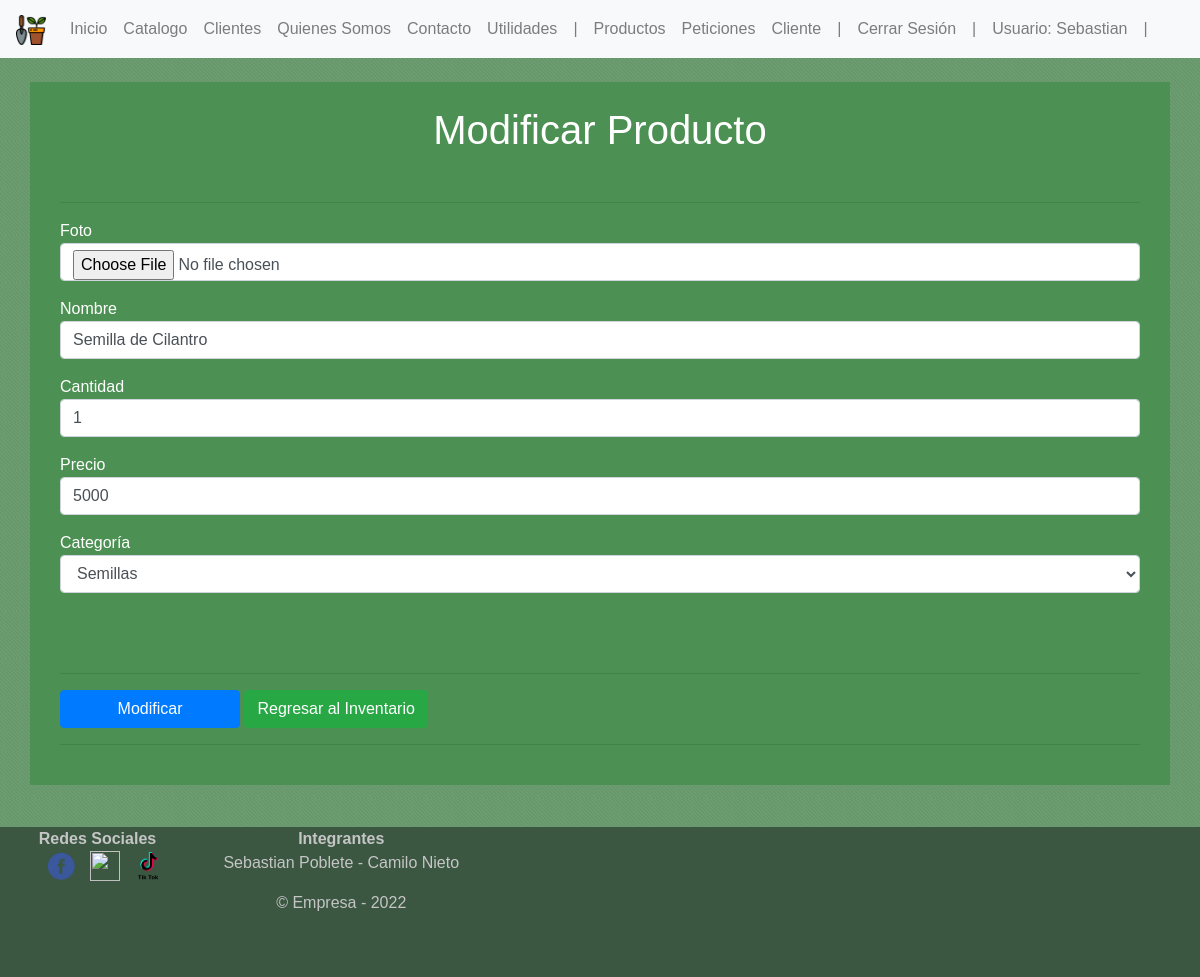
Page /inventario_modificar/Semilla de Cilantro (signed in) on the committed database.
### Jardineria/models.py (models this page shows, shortened)
class Producto (models.Model):
    foto = models.ImageField(upload_to="Producto", null=True, blank=True)
    nombre = models.CharField(max_length=40 ,primary_key=True, verbose_name='Nombre')
    cantidad = models.IntegerField(verbose_name='Cantidad Disponible')
    precio = models.IntegerField(verbose_name='Precio')
    categoria = models.ForeignKey(Categoria, on_delete=models.CASCADE)

### Jardineria/views.py (the view)
def inventario_modificar(request, id):
    producto = Producto.objects.get(nombre=id)
    datos = {
        'form': ProductoForm(instance = producto)
    }
    if request.method=='POST':
        formulario = ProductoForm(data=request.POST, instance = producto , files=request.FILES)
        if formulario.is_valid():
            formulario.save()
            return redirect('inventario')
    return render(request, 'inventario_modificar.html', datos)

### Jardineria/models.py (called while the page is built)
    def __str__(self):
        return self.nombreCategoria

### Jardineria/templates/Inventario_modificar.html (shortened to what this page needs)
<!DOCTYPE html>
<html lang="en">
<head>
    {% load static %}
    <link rel="stylesheet" href="{% static 'css/Estilos.css' %}">
    <link href="{% static 'css/bootstrap.min.css' %}" type="text/css" rel="stylesheet">
    <link rel="stylesheet" href="https://cdn.jsdelivr.net/npm/bootstrap@4.6.1/dist/css/bootstrap.min.css">
</head>
<body>
    <body background="{% static 'img/Imagenes/Color1.png'%}">
    <nav class="navbar navbar-expand-sm navbar-light bg-light">
    {% load static %}
    <a class="navbar-brand" href="#">
        <img src="{% static 'img/Logotipos/Logo.png'%}" width="30" height="30" alt="">
    </a>
    <div class="collapse navbar-collapse" id="opciones">
        <ul class="navbar-nav">
            <li class="nav-item">
                <a class="nav-link" href="{% url 'inicio' %}" onmouseover="style.color = 'green'" onmouseout="style.color= 'grey'">Inicio </a>
            </li>
            <li class="nav-item">
                <a class="nav-link" href="{% url 'catalogo' %}" onmouseover="style.color = 'green'" onmouseout="style.color= 'grey'">Catalogo</a>
            </li>
            <li class="nav-item">
                <a class="nav-link" href="{% url 'galeria_cliente' %}" onmouseover="style.color = 'green'" onmouseout="style.color= 'grey'">Clientes</a>
            </li>
            <li class="nav-item">
                <a class="nav-link" href="{% url 'somos' %}" onmouseover="style.color = 'green'" onmouseout="style.color= 'grey'">Quienes Somos</a>
            </li>
            <li class="nav-item">
                <a class="nav-link" href="{% url 'contacto' %}" onmouseover="style.color = 'green'" onmouseout="style.color= 'grey'">Contacto</a>
            </li>
            <li class="nav-item">
                <a class="nav-link" href="{% url 'utilidades' %}" onmouseover="style.color = 'green'" onmouseout="style.color= 'grey'">Utilidades</a>
            </li>
            {% if user.is_authenticated %}
            <li class="nav-item">
                <a class="nav-link" href="#" onmouseover="style.color = 'green'" onmouseout="style.color= 'grey'">|</a>
            </li>
            <li class="nav-item">
                <a class="nav-link" href="{% url 'inventario' %}" onmouseover="style.color = 'green'" onmouseout="style.color= 'grey'">Productos</a>
            <li class="nav-item">
                <a class="nav-link" href="{% url 'peticiones_contacto' %}" onmouseover="style.color = 'green'" onmouseout="style.color= 'grey'">Peticiones</a>
            </li>
            <li class="nav-item">
                <a class="nav-link" href="{% url 'cliente' %}" onmouseover="style.color = 'green'" onmouseout="style.color= 'grey'">Cliente</a>
            </li>
            <li class="nav-item">
                <a class="nav-link" href="#" onmouseover="style.color = 'green'" onmouseout="style.color= 'grey'">|</a>
            </li>
            <a class="nav-link" href="{% url 'logout' %}" onmouseover="style.color = 'green'" onmouseout="style.color= 'grey'">Cerrar Sesión</a>
            <li class="nav-item">
                <a class="nav-link" href="#" onmouseover="style.color = 'green'" onmouseout="style.color= 'grey'">|</a>
            </li>
            <li class="nav-item">
                <a class="nav-link" href="#" onmouseover="style.color = 'green'" onmouseout="style.color= 'grey'">Usuario: {{user.username}}</a>
            </li>
            {% else %}
            <li class="nav-item">
                <a class="nav-link" href="#" onmouseover="style.color = 'green'" onmouseout="style.color= 'grey'">|</a>
            </li>
            <a class="nav-link" href="{% url 'login' %}" onmouseover="style.color = 'green'" onmouseout="style.color= 'grey'">Iniciar Sesión</a>
            {% endif %}
            <li class="nav-item">
                <a class="nav-link" href="#" onmouseover="style.color = 'green'" onmouseout="style.color= 'grey'">|</a>
            </li>
        </ul>
    </div>
    </nav>
    <br>
<div class="container ColorContacto2" >
    <div style="overflow-x:auto;" class="container">
        {% if user.is_authenticated  %}
        <br>
        <h1 class="colorRG">Modificar Producto</h1>
        <br>
        <hr>
        <div class="cajacontacto">
            <form method="POST" action="#" id="formulario" enctype="multipart/form-data">
                <div class="form-group">
                    {{ form.foto.label }}
                    {{ form.foto }}
                </div>
                <div class="form-group">
                    {{ form.nombre.label }}
                    {{ form.nombre }}
                </div>
                <div class="form-group">
                    {{ form.cantidad.label }}
                    {{ form.cantidad }}
                </div>
                <div class="form-group">
                    {{ form.precio.label }}
                    {{ form.precio }}
                </div>
                <div class="form-group">
                    {{ form.categoria.label }}
                    {{ form.categoria }}
                </div>
                <br>
                <br>
                <hr>
                <input type="submit" class="btn btn-primary" value="Modificar">
                <a href="{% url 'inventario' %}" class="btn btn-success">Regresar al Inventario</a>
                <hr>
                <br>
            </form>
            {% else %}
            <br>
            <h3 style="color: rgb(255, 255, 255); text-align: center;">No Tienes Permisos!</h3>
            <h3 style="color: rgb(255, 255, 255); text-align: center;">Inicia Sesión</h3>
            <br>
            {%endif%}
        </div>
    </div>
</div>
    <br>
    <br>
    <br>
    <br>
    <br>
    <br>
    <br>
    <br>
  <footer>
    <div class="row col-12">
        <div class="col-lg-2">
          <strong> Redes Sociales</strong>
            <div class="center-block">
              <a href="#"><img  src="{% static 'img/Logotipos/Facebook.png'%}"  alt="" width="30px" height="30px" style=" margin-left: 15px;">  </a>
              <a href="#"><img  src="{% static 'img/Logotipos/Instagram.png'%}" alt="" width="30px" height="30px" style=" margin-left: 10px;">  </a>
              <a href="#"><img  src="{% static 'img/Logotipos/TikTok.png'%}"    alt="" width="30px" height="30px" style=" margin-left: 10px;">  </a>
            </div>
        </div>
            <div class="col-lg-3">
                <strong>Integrantes</strong>
                <P>Sebastian Poblete - Camilo Nieto </P>
                <p>&copy; Empresa - 2022</p>
            </div>
        </div>
  </footer>
</body>
</html>

### Jardineria/static/css/estilos.css (style rules this page uses)
html { min-height: 100%; position: relative; }
body { margin: 0; margin-bottom: 40px; }
footer { background-color: #3b5742; position: absolute; height: 150px; bottom: 0; width: 100%; margin-top: 5px; color: #c5c5c5; text-align: center; }
.ColorContacto2 { background-color: #4c9153; color: rgb(255, 255, 255); }
.colorRG { color: white; text-align: center; }
input { width: 180px; margin-bottom: 5px; }

### Jardineria/templates/Inventario_modificar.html (style rules this page uses)
body { font-family: Arial; }

### rows in the picture
Producto: nombre "Semilla de Cilantro", cantidad "1", precio "5000", categoria "Semillas"

### other values in the picture
{{ user.username }} "Sebastian"
